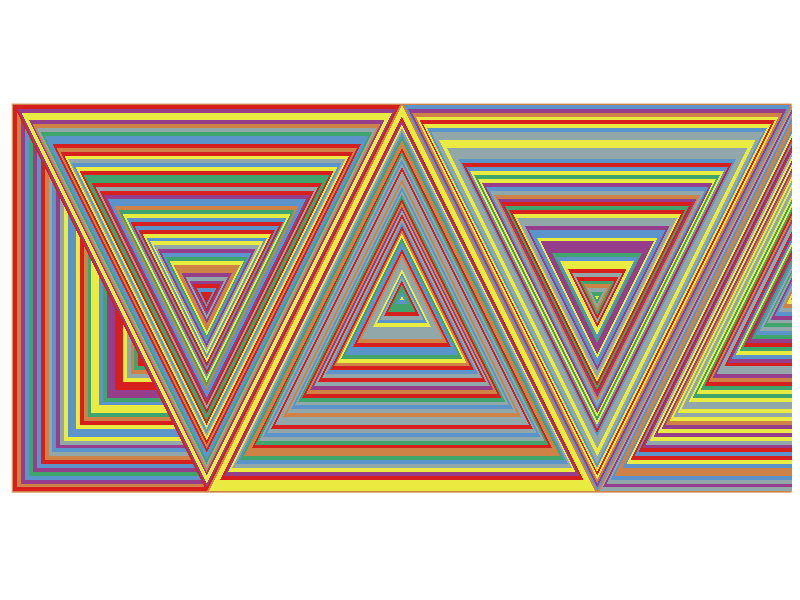

Recreate this plot in R.
## ---- chunk 1
library(tidyverse)

colors<-c(
  "#5b94ca", #1 blue
  "#d7201d", #2 red
  "#cf8245", #3 orange
  "#92a7aa", #4 greyish blue
  "#963d8c", #5 purple
  "#40a46d", #6 green
  "#e9eb41" #, #7 yellow
  #"#2a2627"  #8 black
)

g<-ggplot()+ theme(panel.background = element_rect(fill=colors[3], colour='white'),
                   panel.grid.major = element_blank(),
                   panel.grid.minor = element_blank())

# making the circles

n<-50

my.circles<-data.frame(
  scale<-seq(1.01,.01, length=n),
  random.colors<-sample(x=colors[1:7], size=n, replace=TRUE)
  )%>%
  purrr::pmap(., 
            ~geom_polygon(
              aes(
                x=sin(seq(0, 2*pi, length=300))*..1, 
                y=cos(seq(0, 2*pi, length=300))*..1),
              fill=..2))



my.triangles1<-data.frame(
  scale<-seq(0.99, .01, length=n),
  random.colors<-sample(x=colors[1:7], size=n, replace=TRUE)
  )%>%
  purrr::pmap(.,
             ~geom_polygon(
               aes(
                 x=(c(-1, 1, 0, -1)*..1)+2,
                 y=c(1, 1, -1, 1)*..1),
               fill=..2))

my.triangles2<-data.frame(
  scale<-seq(0.99, .01, length=n),
  random.colors<-sample(x=colors[1:7], size=n, replace=TRUE)
  )%>%
  purrr::pmap(.,
             ~geom_polygon(
               aes(
                 x=(c(-1, 1, 0, -1)*..1)+1,
                 y=c(-1, -1, 1, -1)*..1),
               fill=..2))
    

my.triangles3<-data.frame(
  scale<-seq(0.99, .01, length=n),
  random.colors<-sample(x=colors[1:7], size=n, replace=TRUE)
  )%>%
  purrr::pmap(.,
             ~geom_polygon(
               aes(
                 x=(c(0, 0, -1, 0)*..1)+3,
                 y=c(1, -1, -1, 1)*..1),
               fill=..2))
    
my.triangles4<-data.frame(
  scale<-seq(0.99, .01, length=n),
  random.colors<-sample(x=colors[1:7], size=n, replace=TRUE)
  )%>%
  purrr::pmap(.,
             ~geom_polygon(
               aes(
                 x=(c(-1, 1, 0, -1)*..1),
                 y=c(1, 1, -1, 1)*..1),
               fill=..2))

my.triangles5<-data.frame(
  scale<-seq(0.99, .01, length=n),
  random.colors<-sample(x=colors[1:7], size=n, replace=TRUE)
  )%>%
  purrr::pmap(.,
             ~geom_polygon(
               aes(
                 x=(c(-1, -1, 0, -1)*..1),
                 y=c(-1, 1, -1, -1)*..1),
               fill=..2))

#add in the shapes
  g<-g+my.triangles5+my.triangles3+my.triangles2+my.triangles1+my.triangles4#+my.triangles5


#finishing out the image 
g<-g+  coord_fixed()+
  scale_x_continuous(limits = c(-1,3), expand = c(0, 0)) +
  scale_y_continuous(limits = c(-1,1), expand = c(0, 0))+
  theme(axis.title.x=element_blank(),
        axis.text.x=element_blank(),
        axis.ticks.x=element_blank(),
        axis.title.y=element_blank(),
        axis.text.y=element_blank(),
        axis.ticks.y=element_blank())


g

